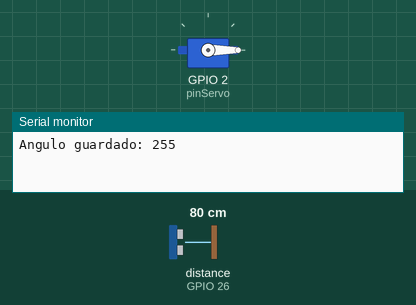
Recording of a sketch running on a simulated ESP32. Parts: servo, the last lines printed to the serial monitor. Wiring (inferred from the names in the program): ultrasonic range finder: trigger GPIO 25; echo GPIO 26. The test bench sets the inputs (shaded band); at power-on: distance to the obstacle (sensor on GPIO 26) 80 cm. The echo pulse lasts 58.3 µs per cm; WiFi joins after 1.5 s; servers stay silent unless stated; EEPROM starts erased. At 16.8 s the program puts the board to deep sleep or switches it off; the recording ends there.

Above: at 0.1 s.
At 5.4 s:
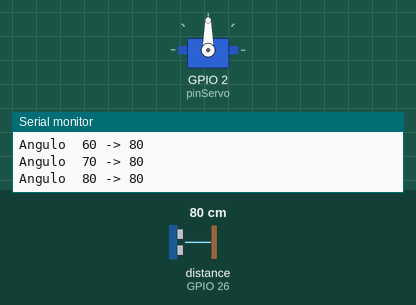
5.5 s: distance to the obstacle (sensor on GPIO 26) set to 299 cm
At 10.7 s:
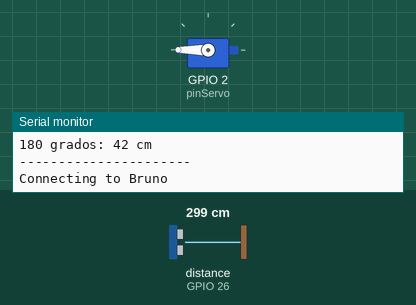
Timing chart, 0 to 12.2 s (numbered marks = the images above; inputs shaded):
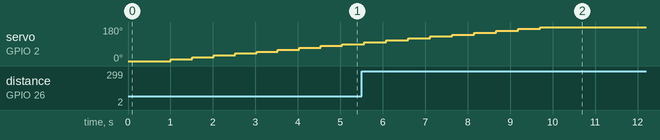

The sketch:

practica_esp32.ino
```cpp
#include <ESP32Servo.h>
#include "EEPROM.h"
#include <esp_sleep.h>
#include <WiFi.h>

const char* ssid = "Bruno";
const char* password = "BRUNOTFG";

// Se inicializa un servidor en el puerto estándar 80
WiFiServer server(80);
String header;

Servo servoMotor;   // Crea un objeto servo llamado servoMotor
const int pinServo = 2;
const int echoPin = 26;
const int trigPin = 25;
int i = 0;
int direccion_EEPROM_angulo = 0;
int direccion_EEPROM_mapa = 1;
int angulo_guardado;

const long VENTANA_SERVIDOR = 5000;   // ms con la página disponible

void setup(){
  Serial.begin(115200);
  // Inicializa 20 bytes de memoria EEPROM (1 para el angulo (0 o 180) y 19 para el mapa)
  EEPROM.begin(20);
  // Asociamos el servo a la patilla 2 del Arduino
  servoMotor.attach(pinServo);
  // inicializa los pines digitales del sensor ultrasónico
  pinMode(echoPin, INPUT);
  pinMode(trigPin, OUTPUT);

  // Lee el último sentido del barrido guardado para alternarlo en el siguiente loop
  angulo_guardado = EEPROM.read(direccion_EEPROM_angulo);
  Serial.printf("Angulo guardado: %d\n", angulo_guardado);
}

void loop(){
  if(angulo_guardado == 180) {  // Barrido decreciente de 180° a 0°
    servoMotor.write(180);
    delay(500);
    for (i=180;i>=0;i-=10) {
      medirYGuardar(i);
    }
    EEPROM.write(direccion_EEPROM_angulo,0);
  } else {  // Barrido creciente de 0° a 180°
    servoMotor.write(0);
    delay(500);
    for (i=0;i<=180;i+=10) {
      medirYGuardar(i);
    }
    EEPROM.write(direccion_EEPROM_angulo,180);
  }

  EEPROM.commit();

  imprimirMapa();
  servidorWeb();

  // Al finalizar medición e impresión por servidor,
  // se ejecutan 5s de sueño profundo
  // Deespierta transcurridos 5s
  Serial.println("Entrando en Sueño Profundo");
  esp_deep_sleep(5 * 1000000);

  // Uso sueño profundo porque simula un escenario real de bajo consumo (por ejemplo colocado en un pasillo alimentado con una batería).
  // El dispositivo no necesita mantener el servidor web abierto ni la CPU activa de forma continua,
  // ya que los trabajadores solo consultarían el mapa de obstáculos de manera puntual.
  // Dormir el chip por completo evita el consumo innecesario de energía y asegura que el sistema sea autónomo y eficiente.
  // Al despertar del sueño profundo, el sistema se reinicia por completo. Esto deja los pines y el servomotor listos en su posición inicial
  // asegurando que cada nuevo escaneo del mapa de obstáculos empiece en un entorno totalmente limpio y sin interferencias del ciclo anterior.
}


void medirYGuardar(int ang) {
  servoMotor.write(ang);
  delay(500);     // Me aseguro de que llegue el servo antes de medir
  float d = readDistance(); // Calculo la distancia

  uint8_t valor;  // Para pasar de un float (4 bytes) a a un entero sin signo de 1 byte
  valor = (uint8_t)(d + 0.5);          // redondeo al entero más cercano

  // Vamos guardando en el mapa los valores de las distancias por cada 10 angulos
  EEPROM.write(direccion_EEPROM_mapa + ang / 10, valor);
  Serial.printf("Angulo %3d -> %d\n", ang, valor);
}

void imprimirMapa() {
  Serial.println("--- MAPA EN EEPROM ---");
  for (int a = 0; a <= 180; a += 10) {
    uint8_t v = EEPROM.read(direccion_EEPROM_mapa + a / 10);
    Serial.printf("%3d grados: %d cm\n", a, v);
  }
  Serial.println("----------------------");
}

void servidorWeb() {
  //ESP32 intenta conectarse a la red ssid y con password mediante WiFi.begin(ssid, password);
  Serial.print("Connecting to ");
  Serial.println(ssid);
  WiFi.begin(ssid, password);
  unsigned long inicio = millis();
  //Se establece un bucle de espera con tiempo limite 10 segundos para verificar el estado de la conexion
  while (WiFi.status() != WL_CONNECTED && millis() - inicio < 10000) {
    delay(500);
    Serial.print(".");
  }
  if (WiFi.status() != WL_CONNECTED) {
    Serial.println("\nSin WiFi");
    return;
  }

  Serial.println("");
  Serial.println("WiFi connected.");
  Serial.println("IP address: ");
  Serial.println(WiFi.localIP());
  // Se obtiene la IP local para acceder a la web
  server.begin();

  unsigned long t0 = millis();
  // El servidor permanece abierto el timepo VENTANA_SERVIDOR
  while (millis() - t0 < VENTANA_SERVIDOR) {
    atenderCliente(); // Procesa las peticiones HTTP entrantes
  }

  // Cuando pasan los 5s el servidor se detiene y el Wi-Fi se desconecta
  server.stop();
  WiFi.disconnect(true);
}

void atenderCliente() {
  // Cuando un navegador accede a la IP, se genera una página HTML
  // con una tabla en la que se ve el mapa creado y almacenado en la EEPROM anteriormente
  WiFiClient client = server.available();
  if (!client) return;

  unsigned long previousTime = millis();
  unsigned long currentTime = previousTime;
  String currentLine = "";

  while (client.connected() && currentTime - previousTime <= 2000) {
    currentTime = millis();
    if (client.available()) {
      char c = client.read();
      header += c;
      if (c == '\n') {
        if (currentLine.length() == 0) {
          client.println("HTTP/1.1 200 OK");
          client.println("Content-type:text/html");
          client.println("Connection: close");
          client.println();

          client.println("<!DOCTYPE html><html>");
          client.println("<head><meta name=\"viewport\" content=\"width=device-width, initial-scale=1\">");
          client.println("<link rel=\"icon\" href=\"data:,\">");
          client.println("<style>html { font-family: Times New Roman; display: inline-block; margin: 0px auto; text-align: center;}");
          client.println("table { margin: 0 auto; border-collapse: collapse; }");
          client.println("td, th { border: 1px solid #333; padding: 4px 16px; }");
          client.println(".obs { background-color: #f4a6a6; }</style></head>");
          client.println("<body><h1>Mapa de obstaculos</h1>");
          client.println("<table><tr><th>Angulo</th><th>Distancia</th></tr>");
          for (int a = 0; a <= 180; a += 10) {
            uint8_t v = EEPROM.read(direccion_EEPROM_mapa + a / 10);
            if (v == 255) client.println("<tr><td>" + String(a) + "</td><td>sin dato</td></tr>");
            else if (v < 20) client.println("<tr class=\"obs\"><td>" + String(a) + "</td><td>" + String(v) + " cm (obstaculo)</td></tr>");
            else client.println("<tr><td>" + String(a) + "</td><td>" + String(v) + " cm</td></tr>");
          }
          // Se refresca automáticamente la página
          client.println("</table>");
          client.println("<script>let ok=true;setInterval(()=>{const c=new AbortController();setTimeout(()=>c.abort(),2000);fetch('/',{cache:'no-store',signal:c.signal}).then(()=>{if(!ok)location.reload();ok=true;}).catch(()=>{ok=false;});},3000);</script>");
          client.println("</body></html>");
          client.println();
          break;
        } else {
          currentLine = "";
        }
      } else if (c != '\r') {
        currentLine += c;
      }
    }
  }
  header = "";
  client.stop();
}

float readDistance() {
  digitalWrite(trigPin, LOW);   // Low para garantizar un pulso limpio
  delayMicroseconds(2);
  digitalWrite(trigPin, HIGH);  // Pulso de 10us
  delayMicroseconds(10);
  digitalWrite(trigPin, LOW);

  // Medir el pulso y calcular la distancia
  float duracion = pulseIn(echoPin, HIGH);  // Mide cuanto tiempo dura el rebote (Devuelve microsegundos)
  float distancia = duracion / 29.2 / 2;  // El sonido tarda unos 29,2 µs en recorrer 1 cm. /2 porque solo queremos saber los cm de ida no de ida y vuelta
  return distancia;
}
```
